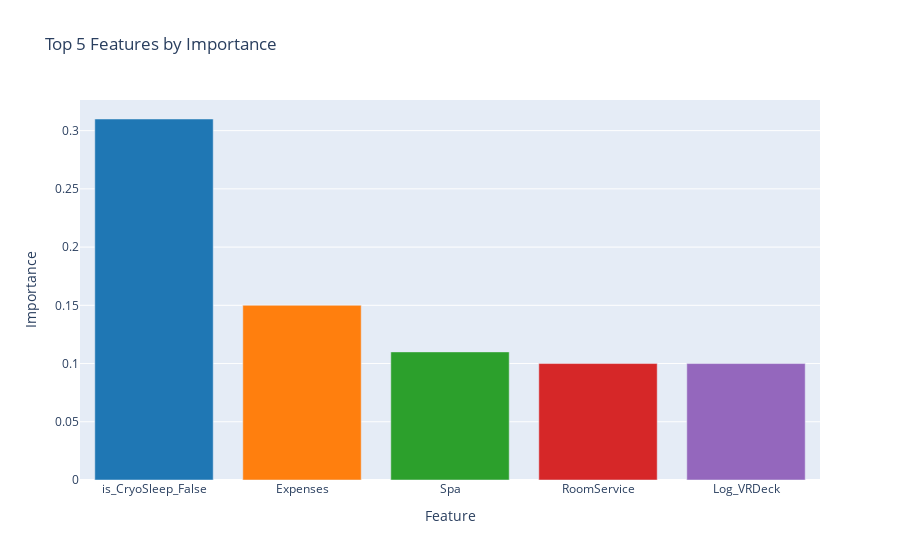

Notebook code cell kept with this figure:
### Code cell
# Import plotly library
import plotly.graph_objs as go

# Sorting and selecting top 5 features by importance
top_features = feature_importances.sort_values('importance', ascending=False).head(5)

# Creating a list of custom colors
colors = ['rgb(31, 119, 180)', 'rgb(255, 127, 14)', 'rgb(44, 160, 44)', 'rgb(214, 39, 40)', 'rgb(148, 103, 189)']

# Creating a bar chart for top 5 features
data = [go.Bar(x=top_features['feature'], y=top_features['importance'], marker=dict(color=colors))]
layout = go.Layout(title='Top 5 Features by Importance', xaxis=dict(title='Feature'), yaxis=dict(title='Importance'))
fig = go.Figure(data=data, layout=layout)
fig.show()

### Figure 1 — Plotly figure (JSON) as saved in the notebook; plotly's stock layout.template omitted (floating-point values rounded to 4 significant figures)
{"data": [{"marker": {"color": ["rgb(31, 119, 180)", "rgb(255, 127, 14)", "rgb(44, 160, 44)", "rgb(214, 39, 40)", "rgb(148, 103, 189)"]}, "type": "bar", "x": ["is_CryoSleep_False", "Expenses", "Spa", "RoomService", "Log_VRDeck"], "y": [0.31, 0.15, 0.11, 0.1, 0.1]}], "layout": {"title": {"text": "Top 5 Features by Importance"}, "xaxis": {"title": {"text": "Feature"}}, "yaxis": {"title": {"text": "Importance"}}}}
